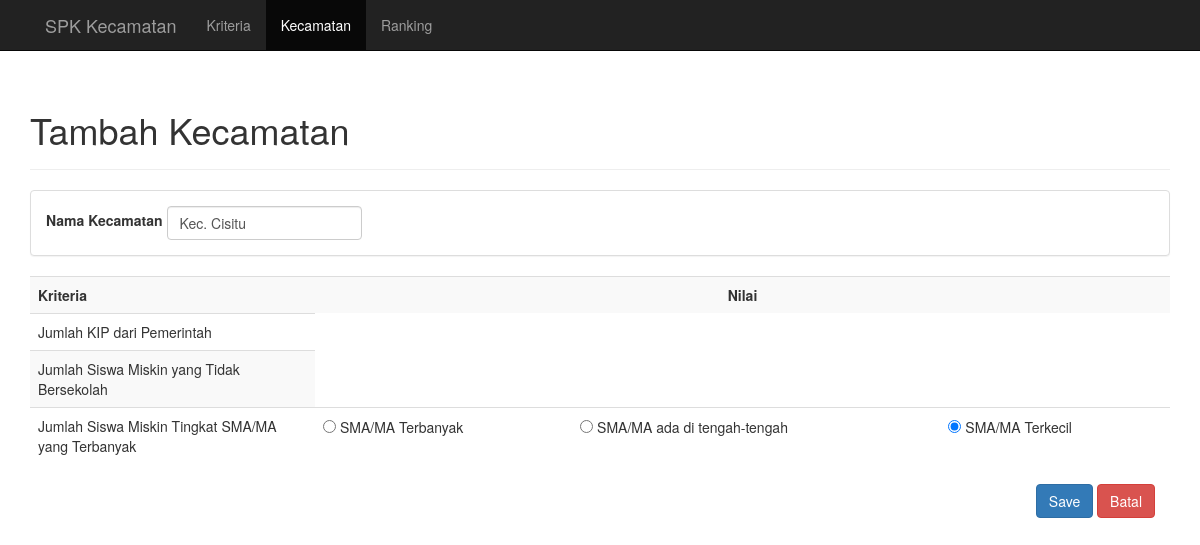
/kecamatan/tambah/16, run on the app's committed database.
### tables this page shows
CREATE TABLE `nilai` (
  `kdKecamatan` int(11) NOT NULL,
  `kdKriteria` int(11) NOT NULL,
  `nilai` int(11) NOT NULL
);

CREATE TABLE `kecamatan` (
  `kdKecamatan` int(11) NOT NULL,
  `kecamatan` varchar(50) DEFAULT NULL
);

CREATE TABLE `subkriteria` (
  `kdSubKriteria` int(11) NOT NULL,
  `subKriteria` varchar(50) NOT NULL,
  `value` int(11) NOT NULL,
  `kdKriteria` int(11) NOT NULL
);

CREATE TABLE `kriteria` (
  `kdKriteria` int(11) NOT NULL,
  `kriteria` varchar(100) NOT NULL,
  `sifat` char(1) NOT NULL,
  `bobot` int(3) NOT NULL
);

### application/helpers/General_helper.php (called while the page is built, shortened)
<?php
if (!function_exists('loadPage')) {
    function loadPage($view, $vars=array()){
        $data['view'] = $view;
        $data['data'] = $vars;
        $CI = &get_instance();
        return $CI->load->view('layouts/layout', $data);
    }
}

### application/controllers/Kecamatan.php (called while the page is built, shortened)
<?php
class Kecamatan extends MY_Controller
{
    public function tambah($id = null)
    {
        if ($id == null) {
            if (count($_POST)) {
                $this->form_validation->set_rules('kecamatan', '', 'trim|required');
                if ($this->form_validation->run() == false) {
                    $errors = $this->form_validation->error_array();
                    $this->session->set_flashdata('errors', $errors);
                    redirect(current_url());
                } else {
                    $kecamatan = $this->input->post('kecamatan');
                    $nilai = $this->input->post('nilai');
                    $this->MKecamatan->kecamatan = $kecamatan;
                    if ($this->MKecamatan->insert() == true) {
                        $success = false;
                        $kdKecamatan = $this->MKecamatan->getLastID()->kdKecamatan;
                        foreach ($nilai as $item => $value) {
                            $this->MNilai->kdKecamatan = $kdKecamatan;
                            $this->MNilai->kdKriteria = $item;
                            $this->MNilai->nilai = $value;
                            if ($this->MNilai->insert()) {
                                $success = true;
                            }
                        }
                        if ($success == true) {
                            $this->session->set_flashdata('message', 'Berhasil menambah data :)');
                            redirect('kecamatan');
                        } else {
                            echo 'gagal';
                        }
                    }
                }
            }else{
                $data['dataView'] = $this->getDataInsert();
                loadPage('kecamatan/tambah', $data);
            }
        }else{
            $data['dataView'] = $this->getDataInsert();
            $data['nilaiKecamatan'] = $this->MNilai->getNilaiByUniveristas($id);
            loadPage('kecamatan/tambah', $data);
        }
    }
    private function getDataInsert()
    {
        $dataView = array();
        $kriteria = $this->MKriteria->getAll();
        foreach ($kriteria as $item) {
            $this->MSubKriteria->kdKriteria = $item->kdKriteria;
            $dataView[$item->kdKriteria] = array(
                'nama' => $item->kriteria,
                'data' => $this->MSubKriteria->getById()
            );
        }
        return $dataView;
    }
}

### index.php (called while the page is built, shortened)
<?php
require_once BASEPATH.'core/CodeIgniter.php';

### application/models/MNilai.php (called while the page is built, shortened)
<?php
class MNilai extends CI_Model{
    public function getNilaiByUniveristas($id)
    {
        $query = $this->db->query(
            'select u.kdKecamatan, u.kecamatan, k.kdKriteria, n.nilai from kecamatan u, nilai n, kriteria k, subkriteria sk where u.kdKecamatan = n.kdKecamatan AND k.kdKriteria = n.kdKriteria and k.kdKriteria = sk.kdKriteria and u.kdKecamatan = '.$id.' GROUP by n.nilai '
        );
        if($query->num_rows() > 0){
            foreach ($query->result() as $row) {
                $nilai[] = $row;
            }
            return $nilai;
        }
    }
}

### application/models/MKriteria.php (called while the page is built, shortened)
<?php
class MKriteria extends CI_Model{
    private function getTable()
    {
        return 'kriteria';
    }
    public function getAll()
    {
        $query = $this->db->get($this->getTable());
        if($query->num_rows() > 0){
            foreach ( $query->result() as $row) {
                $kriterias[] = $row;
            }
            return $kriterias;
        }
    }
}

### application/models/MSubKriteria.php (called while the page is built, shortened)
<?php
class MSubKriteria extends CI_Model{
    public $kdKriteria;
    private function getTable()
    {
        return 'subkriteria';
    }
    public function getById()
    {
        $this->db->where('kdKriteria', $this->kdKriteria);
        $query = $this->db->get($this->getTable());
        if($query->num_rows() > 0){
            foreach ($query->result() as $row) {
                $subkriteria[] = $row;
            }
            return $subkriteria;
        }
    }
}

### application/views/kecamatan/tambah.php (the view, shortened to what this page needs)
<div class="page-header">
    <h1>Tambah Kecamatan</h1>
</div>
<div class="col-md-12">
    <?php echo form_open() ?>
    <div class="row">
        <div class="panel panel-default">
            <div class="panel-body">
                <div class="form-inline">
                    <div class="form-group">
                        <label for="kecamatan">Nama Kecamatan</label>
                        <input name="kecamatan" type="text" class="form-control" id="kecamatan"
                               value="<?php echo isset($nilaiKecamatan[0]->kecamatan) ? $nilaiKecamatan[0]->kecamatan : ''?>"
                               placeholder="nama kecamatan">
                    </div>
                </div>
            </div>
        </div>
        <div class="table-responsive">
            <table class="table table-striped">
                <tr>
                    <th class="col-md-3">Kriteria</th>
                    <th colspan="5" class="text-center col-md-9">Nilai</th>
                </tr>
                <?php
                foreach ($dataView as $item) {
                ?>
                <tr>
                    <td><?php echo $item['nama']; ?></td>
                    <?php
                    $no = 1;
                    foreach ($item['data'] as $dataItem) {
                        ?>
                        <td>
                            <input type="radio" name="nilai[<?php echo $dataItem->kdKriteria ?>]"
                                   value="<?php echo $dataItem->value ?>"
                                    <?php
                                    if(isset($nilaiKecamatan)){
                                        foreach ($nilaiKecamatan as $item => $value) {
                                            if($value->kdKriteria == $dataItem->kdKriteria){
                                                if($value->nilai ==  $dataItem->value){
                                                    ?>
                                                    checked="checked"
                                                    <?php
                                                }
                                            }
                                        }
                                    }else{
                                        if($no == 3){
                                            ?>
                                            checked="checked"
                                            <?php
                                        }
                                    }
                                    ?>
                            /> <?php echo $dataItem->subKriteria;
                            $no++;
                           ?>
                        </td>
                        <?php
                    }
                    echo '</tr>';
                    }
                    ?>
            </table>
        </div>
        <div class="pull-right">
            <div class="col-md-12">
                <button class="btn btn-primary" type="submit">Save</button>
                <a class="btn btn-danger" href="<?php site_url('kecamatan') ?>" role="button">Batal</a>
            </div>
        </div>
    </div>
    <?php echo form_close() ?>
</div>

### application/views/layouts/layout.php (style rules this page uses)
body { padding-top: 70px; }

### data on the page
nilai: kecamatan "Kec. Cisitu"
subkriteria: subKriteria "SMA/MA Terbanyak"
subkriteria: subKriteria "SMA/MA ada di tengah-tengah"
subkriteria: subKriteria "SMA/MA Terkecil"
kriteria: kdKriteria "☑"

### other printed values
$item['nama'] "Jumlah KIP dari Pemerintah"
$item['nama'] "Jumlah Siswa Miskin yang Tidak Bersekolah"
$item['nama'] "Jumlah Siswa Miskin Tingkat SMA/MA yang Terbanyak"
